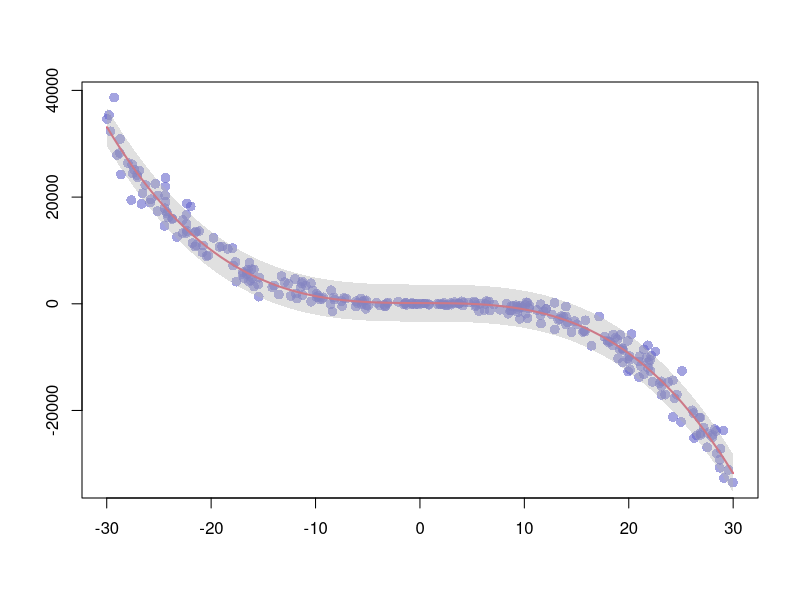

Reproduce this figure in R.
## ---- chunk 1
x <- runif(300,  min=-30, max=30) 
y <- -1.2*x^3 + 1.1 * x^2 - x + 10 + rnorm(length(x),0,100*abs(x)) 
 
## Can we find a polynome that fit this function ?
model <- lm(y ~ x + I(x^2) + I(x^3))
myPredict <- predict(model, interval="predict")
 
# Basic plot of x and y :
plot(x, y, col=rgb(0.4,0.4,0.8,0.6), pch=16 , cex=1.3 , xlab="" , ylab="") 
  ix <- sort(x, index.return=T)$ix
  lines(x[ix], myPredict[ix , 1], col=2, lwd=2)  
  polygon(
    c(rev(x[ix]), x[ix]),
    c(rev(myPredict[ix, 3]), myPredict[ix, 2]),
    col = rgb(0.7, 0.7, 0.7, 0.4) ,
    border=NA)
